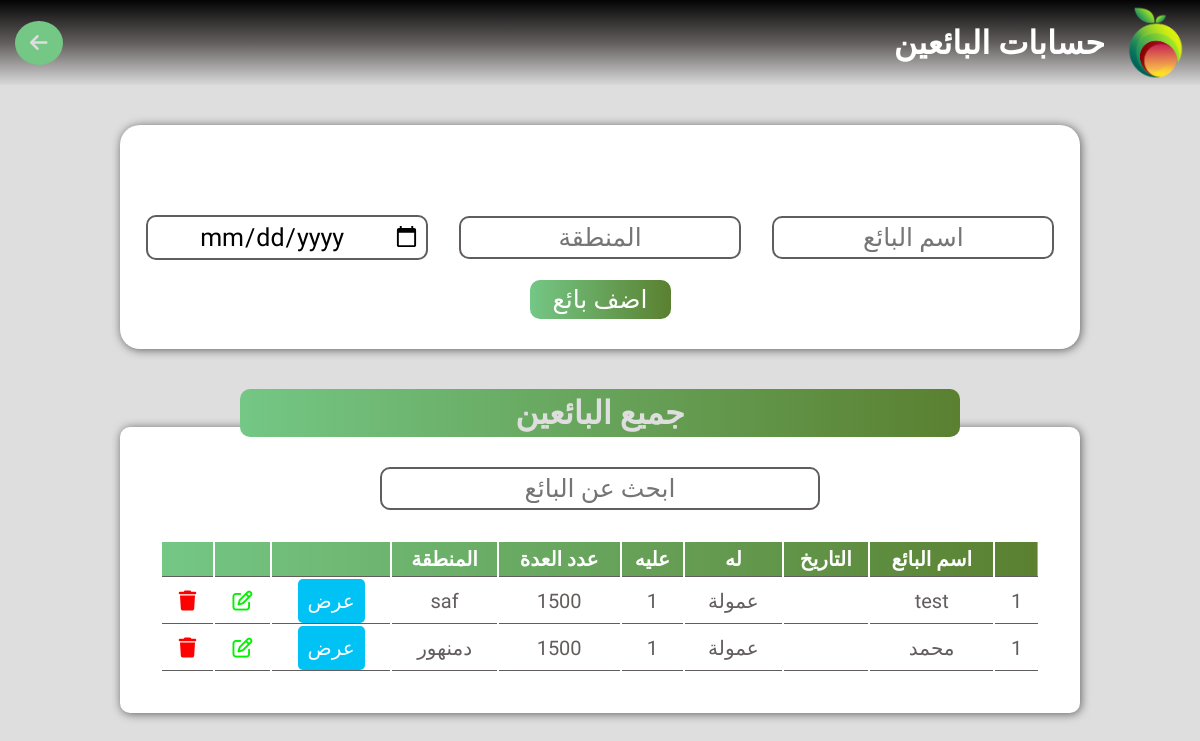
/selleraccounts, run on the app's committed database.
### user/models.py (models this page shows, shortened)
class Seller(models.Model):
    name = models.CharField(max_length=30)
    place = models.CharField(max_length=70, default='غير محدد')
    date_created = models.DateField(default=timezone.now().date())

### user/views.py (the view, shortened to what this page needs)
# urls.py: path('selleraccounts',views.seller_accounts, name='selleraccounts' ),
def seller_accounts(request):
    seller = Seller.objects.all()
    context = {'seller': seller}
    return render(request, 'sellersaccounts.html',context)

### templates/sellersaccounts.html (shortened to what this page needs)
{% load static %}
<!DOCTYPE html>
<html lang="en">
<head>
    <link rel="stylesheet" href="https://cdnjs.cloudflare.com/ajax/libs/font-awesome/6.5.1/css/all.min.css" />
    <link rel="stylesheet" href="{% static "css/main.css" %}">
</head>
<body>
    <header>
        <div class="main">
            <img src="{% static "images/logo.png" %}" alt="">
            <h1>حسابات البائعين</h1>
        </div>
        <a href="#" onclick="goBack()"><i class="fa-solid fa-arrow-left"></i></a>
    </header>
    <div class="todayscar">
        <form method ="POST" class="addcar" action="{% url "selleraccounts" %}">
            <ul class="messages">
            </ul>
            <div>
                <input name="name" type="text" placeholder="اسم البائع">
                <input name="place" type="text" placeholder="المنطقة">
                <input name="date" type="date" placeholder="التاريخ">
            </div>
            <button class="addbtn">اضف بائع</button>
        </form>
        <div class="title">
            <h1>جميع البائعين</h1>
        </div>
        <div class="table">
            <input id="searchbar" type="text" placeholder="ابحث عن البائع">
            <table>
                <thead>
                    <tr>
                        <th></th>
                        <th>اسم البائع</th>
                        <th>التاريخ</th>
                        <th>له</th>
                        <th>عليه</th>
                        <th>عدد العدة</th>
                        <th>المنطقة</th>
                        <th></th>
                        <th></th>
                        <th></th>
                    </tr>
                </thead>
                <tbody id="tablebody">
                    {% for seller in seller  %}
                    <tr>
                        <td>1</td>
                        <td>{{seller.name}}</td>
                        <td>{{seller.date}}</td>
                        <td>عمولة</td>
                        <td>1</td>
                        <td>1500</td>
                        <td>{{seller.place}}</td>
                        <td><a href="{% url "supplierpage" %}" class="type" id="show">عرض</a></td>
                        <td><button id="editseller" class="btn" style="color: #00F000;"><i class="fa-regular fa-pen-to-square"></i></button></td>
                        <td><button id="deletecar" class="btn"  style="color: #FF0000;" ><i class="fa-solid fa-trash"></i></button></td>
                    </tr>
                    {% endfor %}
                </tbody>
            </table>
        </div>
    </div>
</body>
</html>

### _project/static/css/main.css (style rules this page uses)
* { padding: 0; margin: 0; box-sizing: border-box; font-family: 'Tajawal', sans-serif; }
body { min-height: 100vh; display: flex; align-items: center; flex-direction: column; background-color:#dedede; }
header { display: flex; justify-content: space-between; align-items: center; direction: rtl; flex-direction: row; width: 100%; padding: 5px 15px; background:linear-gradient(#040404,#625D5D,#D9D9D9) ; }
header a { text-decoration: none; color: #dedede; background-color: #74C785; padding: 10px 15px; font-size: 20px; border-radius: 50%; transition: 0.5s ease; }
header div { display: flex; align-items: center; gap: 20px; color: #fff; }
header img { width: 60px; }
.addnewcar,.todayscar { width: 100%; height: 100vh; display: flex; align-items:center; flex-direction: column; }
.addcar { direction: rtl; width: 80%; margin: 40px; padding: 30px 10px; display: flex; align-items: center; justify-content: space-around; flex-direction: column; gap: 20px; background-color: #fff; border-radius: 20px; box-shadow: 1px 1px 10px #625D5D; }
.addcar div { justify-content: space-around; width: 100%; display: flex; align-items: center; }
.addcar input { width: 30%; text-align: center; font-size: 25px; padding: 5px; border-radius: 10px; outline: none; border: 2px solid #625D5D; }
.addcar button { width: 15%; font-size: 25px; padding: 5px; color: #fff; background:linear-gradient(270deg,#5A8030,#74C785); border: none; border-radius: 10px; transition: 0.5s ease; cursor: pointer; }
.title { width: 60%; text-align: center; background: linear-gradient(270deg,#5A8030,#74C785); padding: 5px; border-radius: 10px; color: #dedede; z-index: 100; }
.table { margin: -10px; width: 80%; display: flex; justify-content: center; align-items: center; flex-direction: column; direction: rtl; background-color: #fff; padding: 40px; border-radius: 10px; box-shadow: 1px 1px 10px #625D5D; }
.table input { width: 50%; text-align: center; font-size: 25px; padding: 5px; outline: none; border-radius: 10px; border: 2px solid #625D5D; margin-bottom: 30px; }
.table table { width: 100%; text-align: center; }
.table table th { font-size: 20px; padding: 5px; border-bottom: 1px solid #625D5D; }
.table table td { font-size: 20px; border-bottom: 1px solid #625D5D; padding: 10px; color: #625D5D; }
.table table td .btn { border: none; background-color: transparent; font-size: 20px; }
.table table td .type { background-color: rgb(72, 72, 255); border: none; text-decoration: none; padding: 10px; max-width: 5px; font-size: 20px; color: #fff; border-radius: 5px; cursor: pointer; transition: 0.5s ease-in; }
.todayscar .table table thead,.window table thead,.bigcon table thead { background: linear-gradient(270deg,#5A8030,#74C785); }
.todayscar .table table th,.window table th { font-size: 20px; color: #fff; padding: 5px; border-bottom: 1px solid #625D5D; }
.table table td,.window table td { font-size: 20px; border-bottom: 1px solid #625D5D; padding: 10px; color: #625D5D; }
.table table td .btn,.window table td .btn { border: none; background-color: transparent; font-size: 20px; cursor: pointer; }
.table table td .type,.sellingbtn { border: none; padding: 10px; font-size: 20px; color: #fff; border-radius: 5px; cursor: pointer; transition: 0.5s ease-in; background-color:#00C2F4; }
.messages { list-style-type: none; padding: 10px; margin: 10px 0; }

### data on the page
Seller: name "test", place "saf"
Seller: name "محمد", place "دمنهور"
